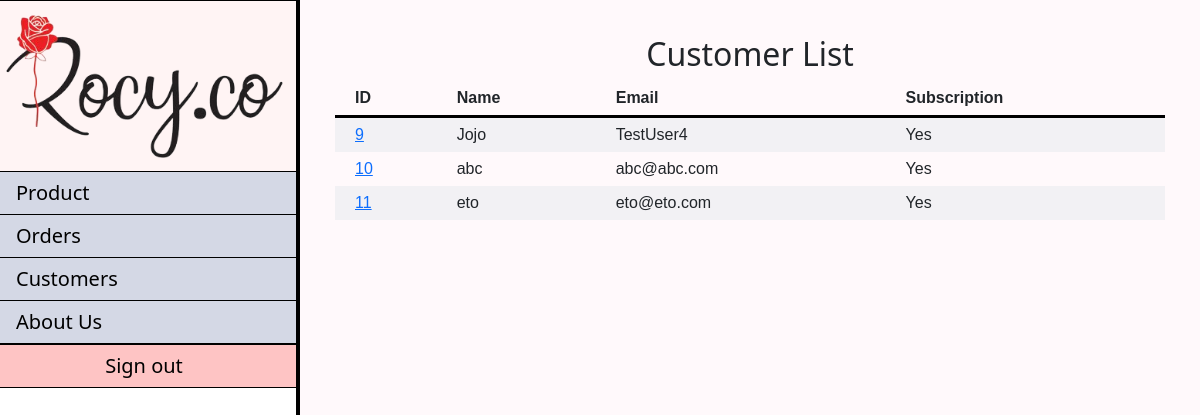
Page /AdminCustomer/index (signed in) on the committed database.
### tables this page shows
CREATE TABLE `profile` (
  `user_id` int(4) NOT NULL,
  `subscription` tinyint(1) NOT NULL,
  `name` varchar(50) NOT NULL,
  `phoneNo` varchar(10) NOT NULL,
  `address` varchar(50) NOT NULL,
  `city` varchar(50) NOT NULL,
  `province` varchar(50) NOT NULL,
  `postal` varchar(7) NOT NULL
);

CREATE TABLE `user` (
  `user_id` int(4) NOT NULL,
  `email` varchar(50) NOT NULL,
  `password` varchar(72) NOT NULL,
  `roleType` varchar(10) NOT NULL
);

### app/core/Controller.php (called while the page is built, shortened)
<?php
class Controller{
	function view($name, $data = []){
		include('app/views/' . $name . '.php');
	}
}

### app/controllers/AdminCustomer.php (called while the page is built, shortened)
<?php
class AdminCustomer extends \app\core\Controller{
	#[\app\filters\Login]
	#[\app\filters\Admin]
	public function index(){
		$customer = new \app\models\Profile();
		$customers = $customer->getAll();
		$this->view('AdminCustomer/index', $customers);
	}
}

### app/core/App.php (called while the page is built, shortened)
<?php
class App{
	function __construct(){
		$request = $this->parseUrl($_GET['url'] ?? '');
		$method = 'index';
		if(file_exists('app/controllers/' . $request[0] . '.php'))
		{
			unset($request[0]);
		}
		$controller = new $controller;
		if(isset($request[1]) && method_exists($controller, $request[1])){
			$method = $request[1];
			unset($request[1]);
		}
		$params = array_values($request);
		call_user_func_array([$controller, $method], $params);
	}
	function parseUrl($url){
		return explode('/', trim($url, '/'));
	}
}

### index.php (called while the page is built, shortened)
<?php
new app\core\App;

### app/models/Profile.php (called while the page is built, shortened)
<?php
class Profile extends \app\core\Model{
	public function getAll(){
		$SQL = "SELECT * FROM profile JOIN user ON profile.user_id = user.user_id ORDER BY user.user_id";
		$STH = self::$connection->prepare($SQL);
		$STH->execute();
		$STH->setFetchMode(\PDO::FETCH_CLASS, 'app\\models\\Profile');
		return $STH->fetchAll();
	}
}

### app/core/Model.php (called while the page is built, shortened)
<?php
class Model{
	public static ?PDO $connection = null;
	public function __construct(){
		if(self::$connection == null){
			$env = \Dotenv\Dotenv::createImmutable(getcwd());
			$host = $_ENV['db_host'];
			$dbname = $_ENV['db_name'];
			$user = $_ENV['db_user'];
			$pass = $_ENV['db_pass'];
			$charset = $_ENV['db_charset'];
			try {
				$options = [
					PDO::ATTR_ERRMODE => PDO::ERRMODE_EXCEPTION,
					PDO::ATTR_DEFAULT_FETCH_MODE => PDO::FETCH_CLASS,
					PDO::ATTR_EMULATE_PREPARES => false
				];
				self::$connection = new PDO("mysql:host=$host;dbname=$dbname;charset=$charset", $user, $pass, $options);
				self::$connection->query("SET NAMES $charset");
			}
			catch(PDOException $e) {
				echo $e->getMessage();
			}
		}
	}
}

### app/views/AdminCustomer/index.php (the view, shortened to what this page needs)
<link rel="stylesheet" type="text/css" href="/resources/styles/adminProductList.css">
	<div class="main">
		<h2><?= _('Customer List')?></h2>
		<table>
			<tr>
				<th class="attributes"><?= _('ID') ?></th>
				<th class="attributes"><?= _('Name') ?></th>
				<th class="attributes"><?= _('Email') ?></th>
				<th class="attributes"><?= _('Subscription') ?></th>
			</tr>
			<?php foreach ($data as $customer) { ?>
			<tr>
				<td><a href='/adminCustomer/customerDetails/<?=$customer->user_id?>'><?= htmlentities($customer->user_id) ?></a></td>
				<td><?= htmlentities($customer->name) ?></td>
				<td><?= htmlentities($customer->email) ?></td>
				<td><?= htmlentities($customer->subscription == 0 ? "Yes" :  "No") ?></td>
			</tr>
			<?php
			}
			?>
		</table>
	</div>
</div>
</body>

### resources/styles/adminProductList.css (style rules this page uses)
.main { background-color: #FFF9FB; order: 2; flex-grow: 1; padding: 35px; text-align: center; }
.attributes { border-bottom: 3px solid black; }
table { font-family: arial, sans-serif; border-collapse: collapse; width: 100%; }
td, th { text-align: left; padding: 8px; padding-left: 20px; }
tr:nth-child(even) { background-color: #F2F1F4; }

### resources/styles/default.css (style rules this page uses)
body { margin: 0px; padding: 0px; background-repeat: no-repeat; background: fixed; background: #FFE1EB; background-size: cover; }

### rows in the picture
profile: user_id.user_id "9", name "Jojo", user_id.email "TestUser4", subscription "Yes"
profile: user_id.user_id "10", name "abc", user_id.email "abc@abc.com", subscription "Yes"
profile: user_id.user_id "11", name "eto", user_id.email "eto@eto.com", subscription "Yes"

### other values in the picture
_('Customer List') "Customer List"
_('ID') "ID"
_('Name') "Name"
_('Email') "Email"
_('Subscription') "Subscription"
